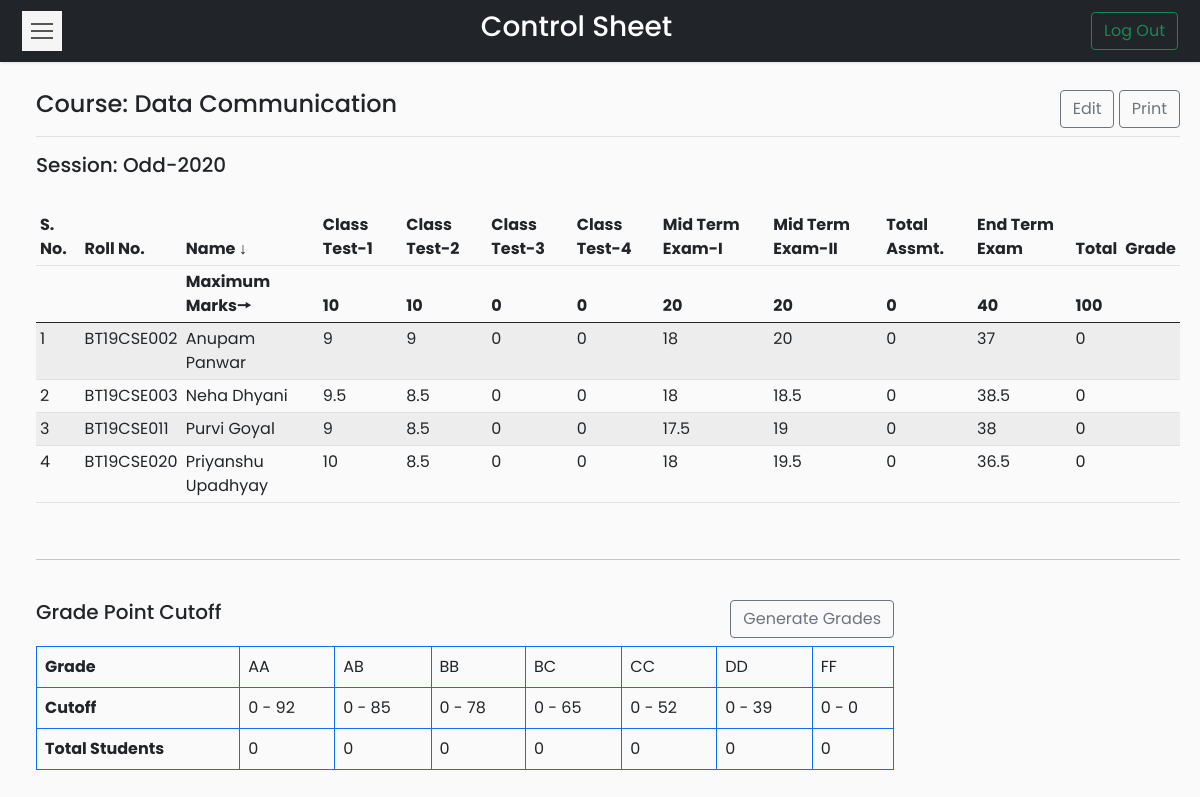
Screenshot of /Codes/coursetable.php?course=CSL-257 (signed in) with the database file from the repository.
### tables this page shows
CREATE TABLE `courses` (
  `id` int(11) NOT NULL,
  `course_name` varchar(50) NOT NULL,
  `course_code` varchar(20) NOT NULL,
  `semester` varchar(10) NOT NULL,
  `batch` varchar(20) NOT NULL
);

CREATE TABLE `controlsheet` (
  `course_code` varchar(20) NOT NULL,
  `roll_no` varchar(20) NOT NULL,
  `name` varchar(50) NOT NULL,
  `class_test_1` float NOT NULL DEFAULT 0,
  `class_test_2` float NOT NULL DEFAULT 0,
  `class_test_3` float NOT NULL DEFAULT 0,
  `class_test_4` float NOT NULL DEFAULT 0,
  `mid_term_1` float NOT NULL DEFAULT 0,
  `mid_term_2` float NOT NULL DEFAULT 0,
  `total_assesment` float NOT NULL DEFAULT 0,
  `end_term` float NOT NULL DEFAULT 0,
  `total_marks` float NOT NULL DEFAULT 0,
  `grade` varchar(5) NOT NULL
);

CREATE TABLE `gradewindow` (
  `course_code` varchar(20) NOT NULL,
  `grade` varchar(5) NOT NULL,
  `lower_cutoff` float(7,0) NOT NULL,
  `upper_cutoff` float NOT NULL,
  `no_of_students` int(5) NOT NULL
);

### Codes/coursetable.php (the view, shortened to what this page needs)
<?php
if (isset($_SESSION['id'])) {
?>
    <!DOCTYPE html>
    <html>
    <head>
        <link rel="stylesheet" href="css/bootstrap.min.css">
        <link rel="stylesheet" href="css/custom.css">
        <?php
        require_once __DIR__ . '\connection\connect.php';
        if (isset($_GET['course'])) {
            $cd = $_GET['course'];
        } else {
            header('Location: dashboard.php?error=ERROR OCCURRED');
            exit();
        }
        ?>
    </head>
    <body>
        <nav class="navbar navbar-light bg-dark">
            <div class="container-fluid">
                <button type="button" id="sidebarCollapse" class="navbar-btn">
                    <span></span>
                    <span></span>
                    <span></span>
                </button>
                <span class="text-white h3">Control Sheet</span>
                <form class="d-flex">
                    <a href="logout.php">
                        <button class="btn btn-outline-success" type="button">Log Out</button>
                    </a>
                </form>
            </div>
        </nav>
        <div class="wrapper">
            <div id="content">
                <?php
                $sql = "SELECT course_name, semester FROM courses WHERE course_code='$cd'";
                $result = $conn->query($sql);
                $row = $result->fetch_assoc();
                $cn = $row['course_name'];
                ?>
                <main class="col-md-auto ms-sm-3 col-lg-auto px-md-auto" id="printableTable">
                    <div class="d-flex justify-content-between flex-wrap flex-md-nowrap align-items-center pt-2 pb-2 mb-3 border-bottom btn-toolbar mb-3" role="toolbar" aria-label="Toolbar with button groups">
                        <h4 class="h4"><?php echo "Course: " . $cn ?></h4>
                        <div class="d-grid gap-2 d-md-block" role="group" aria-label="First group">
                            <a type="button" class="btn btn-outline-secondary" href="edit.php?course=<?php echo $cd ?>">Edit</a>
                            <a type="button" class="btn btn-outline-secondary" target="_blank" href="print.php?course=<?php echo $cd ?>">Print</a>
                        </div>
                    </div>
                    <h5>Session: <?php echo $row['semester']; ?></h5>
                    <br>
                    <div class="table-responsive">
                        <table class="table table-striped table-sm">
                            <thead>
                                <tr>
                                    <th>S. No.</th>
                                    <th>Roll No.</th>
                                    <th>Name ↓</th>
                                    <th>Class Test-1</th>
                                    <th>Class Test-2</th>
                                    <th>Class Test-3</th>
                                    <th>Class Test-4</th>
                                    <th>Mid Term Exam-I</th>
                                    <th>Mid Term Exam-II</th>
                                    <th>Total Assmt.</th>
                                    <th>End Term Exam</th>
                                    <th>Total</th>
                                    <th>Grade</th>
                                </tr>
                                <tr>
                                    <th></th>
                                    <th></th>
                                    <?php
                                    $sql = "SELECT * FROM controlsheet WHERE course_code='$cd'";
                                    $result = $conn->query($sql);
                                    if ($row = $result->fetch_assoc()) {
                                    ?>
                                        <th>Maximum Marks🠖</th>
                                        <th><?php echo $row['class_test_1']; ?></th>
                                        <th><?php echo $row['class_test_2']; ?></th>
                                        <th><?php echo $row['class_test_3']; ?></th>
                                        <th><?php echo $row['class_test_4']; ?></th>
                                        <th><?php echo $row['mid_term_1']; ?></th>
                                        <th><?php echo $row['mid_term_2']; ?></th>
                                        <th><?php echo $row['total_assesment']; ?></th>
                                        <th><?php echo $row['end_term']; ?></th>
                                        <th><?php echo $row['total_marks']; ?></th>
                                        <th><?php echo $row['grade']; ?></th>
                                    <?php } ?>
                                </tr>
                            </thead>
                            <tbody>
                                <?php
                                $i = 1;
                                while ($row = $result->fetch_assoc()) { ?>
                                    <tr>
                                        <td><?php echo $i++; ?></td>
                                        <td><?php echo $row['roll_no']; ?></td>
                                        <td><?php echo $row['name']; ?></td>
                                        <td><?php echo $row['class_test_1']; ?></td>
                                        <td><?php echo $row['class_test_2']; ?></td>
                                        <td><?php echo $row['class_test_3']; ?></td>
                                        <td><?php echo $row['class_test_4']; ?></td>
                                        <td><?php echo $row['mid_term_1']; ?></td>
                                        <td><?php echo $row['mid_term_2']; ?></td>
                                        <td><?php echo $row['total_assesment']; ?></td>
                                        <td><?php echo $row['end_term']; ?></td>
                                        <td><?php echo $row['total_marks']; ?></td>
                                        <td><?php echo $row['grade']; ?></td>
                                    </tr>
                                <?php } ?>
                            </tbody>
                        </table>
                    </div>
                    <br>
                    <hr>
                    <br>
                    <div class="table-responsive grade">
                        <div class="sameline grades">
                            <div class="text-start h5">Grade Point Cutoff</div>
                            <a class="btn btn-outline-secondary mb-2" href="generate.php?course=<?php echo $cd ?>">Generate Grades</a>
                        </div>
                        <table class="table table-bordered border-primary grades">
                            <thead>
                                <tr>
                                    <td><strong>Grade</strong></td>
                                    <?php
                                    $a = 0;
                                    $sql = "SELECT grade FROM gradewindow WHERE course_code='$cd'";
                                    $result = $conn->query($sql);
                                    while ($row = $result->fetch_assoc()) {
                                    ?>
                                        <td><?php echo $row['grade'];
                                            $g[$a++] = $row['grade'];
                                        } ?></td>
                                </tr>
                            </thead>
                            <tbody>
                                <tr>
                                    <td scope="row"><strong>Cutoff</strong></td>
                                    <?php
                                    $b = 0;
                                    while ($b < $a) {
                                        $sql = "SELECT lower_cutoff,upper_cutoff FROM gradewindow WHERE course_code='$cd' AND grade='$g[$b]'";
                                        $result = $conn->query($sql);
                                        if ($row = $result->fetch_assoc()) {
                                    ?>
                                            <td scope="row"><?php echo $row['upper_cutoff']; ?> - <?php echo $row['lower_cutoff']; ?></td>
                                        <?php
                                        } else { ?>
                                            <td scope="row"><?php echo "-";
                                                        }
                                                        $b++;
                                                    } ?></td>
                                </tr>
                                <tr>
                                    <td><strong>Total Students</strong></td>
                                    <?php
                                    $b = 0;
                                    while ($b < $a) {
                                        $sql = "SELECT no_of_students FROM gradewindow WHERE course_code='$cd' AND grade='$g[$b]'";
                                        $result = $conn->query($sql);
                                        if ($row = $result->fetch_assoc()) {
                                    ?>
                                            <td scope="row"><?php echo $row['no_of_students']; ?></td>
                                        <?php
                                        } else { ?>
                                            <td scope="row"><?php echo "-";
                                                        }
                                                        $b++;
                                                    } ?></td>
                                </tr>
                            </tbody>
                        </table>
                    </div>
                </main>
            </div>
        </div>
    <?php
} else {
    header('Location: index.php?error=INVALID REQUEST');
    exit();
}
    ?>
    </body>
    </html>

### Codes/css/custom.css (style rules this page uses)
body { font-family: 'Poppins', sans-serif; background: #fafafa; }
a, a:hover, a:focus { color: inherit; text-decoration: none; transition: all 0.3s; }
.navbar { padding: 10px 10px; background: #fff; border: none; border-radius: 5; margin-bottom: 0px; box-shadow: 1px 1px 3px rgba(0, 0, 0, 0.1); }
.navbar-btn { box-shadow: none; outline: none !important; border: none; }
.wrapper { display: flex; width: 100%; align-items: stretch; perspective: 1500px; }
.grades { width:75%; }
.sameline { display: flex; justify-content: space-between; }
#content { width: 100%; padding: 20px; min-height: 100vh; transition: all 0.3s; }
#sidebarCollapse { width: 40px; height: 40px; background: #f5f5f5; cursor: pointer; }
#sidebarCollapse span { width: 80%; height: 2px; margin: 0 auto; display: block; background: #555; transition: all 0.8s cubic-bezier(0.810, -0.330, 0.345, 1.375); transition-delay: 0.2s; }
#sidebarCollapse span:first-of-type { transform: rotate(45deg) translate(2px, 2px); }
#sidebarCollapse span:nth-of-type(2) { opacity: 0; }
#sidebarCollapse span:last-of-type { transform: rotate(-45deg) translate(1px, -1px); }
@media (max-width: 10000px) { #sidebarCollapse span:first-of-type, #sidebarCollapse span:nth-of-type(2), #sidebarCollapse span:last-of-type { transform: none; opacity: 1; margin: 5px auto; } }

### rows the page displays
courses: course_name "Data Communication", semester "Odd-2020"
controlsheet: class_test_1 "10", class_test_2 "10", class_test_3 "0", class_test_4 "0", mid_term_1 "20", mid_term_2 "20", total_assesment "0", end_term "40", total_marks "100"
controlsheet: roll_no "BT19CSE002", name "Anupam Panwar", class_test_1 "9", class_test_2 "9", class_test_3 "0", class_test_4 "0", mid_term_1 "18", mid_term_2 "20", total_assesment "0", end_term "37", total_marks "0"
controlsheet: roll_no "BT19CSE003", name "Neha Dhyani", class_test_1 "9.5", class_test_2 "8.5", class_test_3 "0", class_test_4 "0", mid_term_1 "18", mid_term_2 "18.5", total_assesment "0", end_term "38.5", total_marks "0"
controlsheet: roll_no "BT19CSE011", name "Purvi Goyal", class_test_1 "9", class_test_2 "8.5", class_test_3 "0", class_test_4 "0", mid_term_1 "17.5", mid_term_2 "19", total_assesment "0", end_term "38", total_marks "0"
controlsheet: roll_no "BT19CSE020", name "Priyanshu Upadhyay", class_test_1 "10", class_test_2 "8.5", class_test_3 "0", class_test_4 "0", mid_term_1 "18", mid_term_2 "19.5", total_assesment "0", end_term "36.5", total_marks "0"
gradewindow: grade "AA", upper_cutoff "0", lower_cutoff "92", no_of_students "0"
gradewindow: grade "AB", upper_cutoff "0", lower_cutoff "85", no_of_students "0"
gradewindow: grade "BB", upper_cutoff "0", lower_cutoff "78", no_of_students "0"
gradewindow: grade "BC", upper_cutoff "0", lower_cutoff "65", no_of_students "0"
gradewindow: grade "CC", upper_cutoff "0", lower_cutoff "52", no_of_students "0"
gradewindow: grade "DD", upper_cutoff "0", lower_cutoff "39", no_of_students "0"
gradewindow: grade "FF", upper_cutoff "0", lower_cutoff "0", no_of_students "0"
